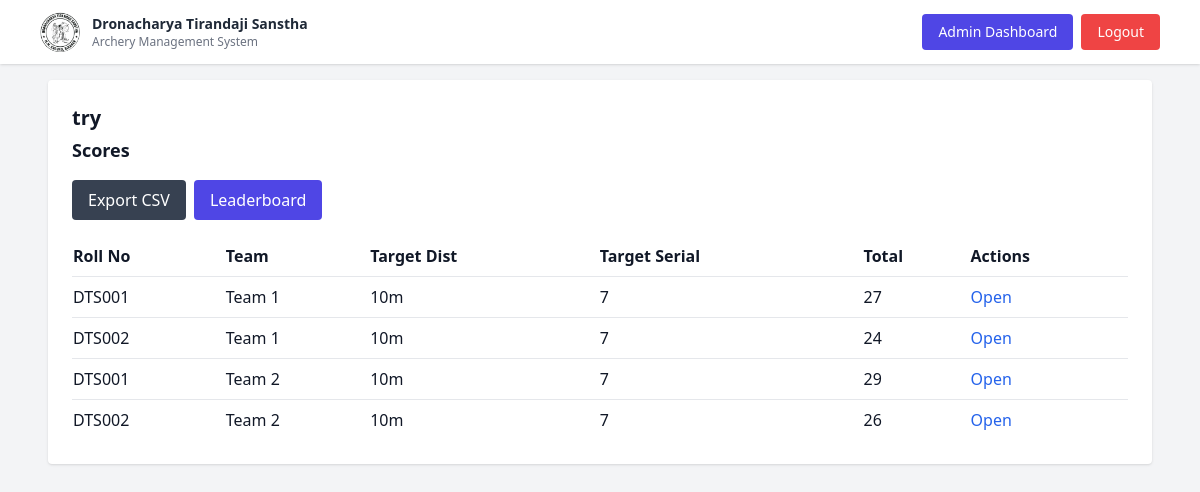
/admin/competition/3/scores (signed in), run on the app's committed database.
### models.py (models this page shows)
class Competition(db.Model):
    __tablename__ = 'competitions'
    id = db.Column(db.Integer, primary_key=True)
    name = db.Column(db.String(200))
    bow_type = db.Column(db.String(50))
    age_group = db.Column(db.String(80))
    gender = db.Column(db.String(20))
    target_distance = db.Column(db.String(50))
    target_serial = db.Column(db.String(20))
    num_students = db.Column(db.Integer)
    created_at = db.Column(db.DateTime, default=datetime.utcnow)
    is_team_based = db.Column(db.Boolean, default=False)
    score_entries = db.relationship('ScoreEntry', back_populates='competition', cascade='all, delete-orphan')
    teams = db.relationship('Team', back_populates='competition', cascade='all, delete-orphan')

class ScoreEntry(db.Model):
    __tablename__ = 'scores'
    id = db.Column(db.Integer, primary_key=True)
    competition_id = db.Column(db.Integer, db.ForeignKey('competitions.id', ondelete='SET NULL'), nullable=True)
    user_id = db.Column(db.Integer, db.ForeignKey('users.id'), nullable=True)
    roll_no = db.Column(db.String(20))
    target_distance = db.Column(db.String(50))
    target_serial = db.Column(db.String(20))
    competition_name = db.Column(db.String(200), nullable=True)
    sets = db.Column(db.Text) # JSON string like '[10,9,8,...]'
    xs = db.Column(db.Integer, default=0)
    total = db.Column(db.Integer, default=0)
    team_id = db.Column(db.Integer, db.ForeignKey('teams.id', ondelete='SET NULL'), nullable=True)
    team = db.relationship('Team', back_populates='entries')
    competition = db.relationship('Competition', back_populates='score_entries')
    user = db.relationship('User', back_populates='scores')

class Team(db.Model):
    __tablename__ = 'teams'
    id = db.Column(db.Integer, primary_key=True)
    name = db.Column(db.String(100), nullable=False)
    competition_id = db.Column(db.Integer, db.ForeignKey('competitions.id', ondelete='CASCADE'), nullable=False)
    competition = db.relationship('Competition', back_populates='teams')
    entries = db.relationship('ScoreEntry', back_populates='team')

### app.py (the view)
@app.route('/admin/competition/<int:comp_id>/scores')
def admin_scores_view(comp_id):
    if not session.get('is_admin'):
        return redirect(url_for('login'))
    comp = Competition.query.get_or_404(comp_id)
    entries = comp.score_entries
    return render_template('admin_scores_view.html', comp=comp, entries=entries)

### app.py (called while the page is built)
@app.context_processor
def inject_current_user():
    user = None
    if session.get('user_id'):
        user = User.query.get(session['user_id'])
    return dict(current_user=user)

### templates/admin_scores_view.html (shortened to what this page needs)
{% extends 'base.html' %}
{% block content %}
<div class="bg-white p-6 rounded shadow">
    <h1 class="text-xl font-bold text-center sm:text-left mb-1">
        {{ comp.name }}
    </h1>
    <h2 class="text-lg font-semibold text-center sm:text-left mb-4">
        Scores
    </h2>
    <div class="flex flex-col sm:flex-row gap-2 mb-4 justify-center sm:justify-start">
        <a href="{{ url_for('admin_export_csv', comp_id=comp.id) }}"
        class="bg-gray-700 text-white px-4 py-2 rounded text-center">
            Export CSV
        </a>
        <a href="{{ url_for('admin_leaderboard', comp_id=comp.id) }}"
        class="bg-indigo-600 text-white px-4 py-2 rounded text-center">
            Leaderboard
        </a>
    </div>
    <table class="hidden sm:table w-full text-left">
        <thead>
            <tr>
                <th class="py-2">Roll No</th>
                {% if comp.is_team_based %}
                    <th class="py-2">Team</th>
                {% endif %}
                <th class="py-2">Target Dist</th>
                <th class="py-2">Target Serial</th>
                <th class="py-2">Total</th>
                <th class="py-2">Actions</th>
            </tr>
        </thead>
        <tbody>
            {% for e in entries %}
            <tr class="border-t">
                <td class="py-2">{{ e.roll_no }}</td>
                {% if comp.is_team_based %}
                    <td class="py-2">
                        {{ e.team.name if e.team else '—' }}
                    </td>
                {% endif %}
                <td class="py-2">{{ e.target_distance }}m</td>
                <td class="py-2">{{ e.target_serial }}</td>
                <td class="py-2">{{ e.total }}</td>
                <td class="py-2"><a href="{{ url_for('score_entry', comp_id=comp.id, entry_id=e.id) }}" class="text-blue-600">Open</a></td>
            </tr>
            {% endfor %}
        </tbody>
    </table>
</div>
{% endblock %}

### data on the page
Competition: name "try"
ScoreEntry: roll_no "DTS001", team "Team 1", target_distance "10", target_serial "7", total "27"
ScoreEntry: roll_no "DTS002", team "Team 1", target_distance "10", target_serial "7", total "24"
ScoreEntry: roll_no "DTS001", team "Team 2", target_distance "10", target_serial "7", total "29"
ScoreEntry: roll_no "DTS002", team "Team 2", target_distance "10", target_serial "7", total "26"
